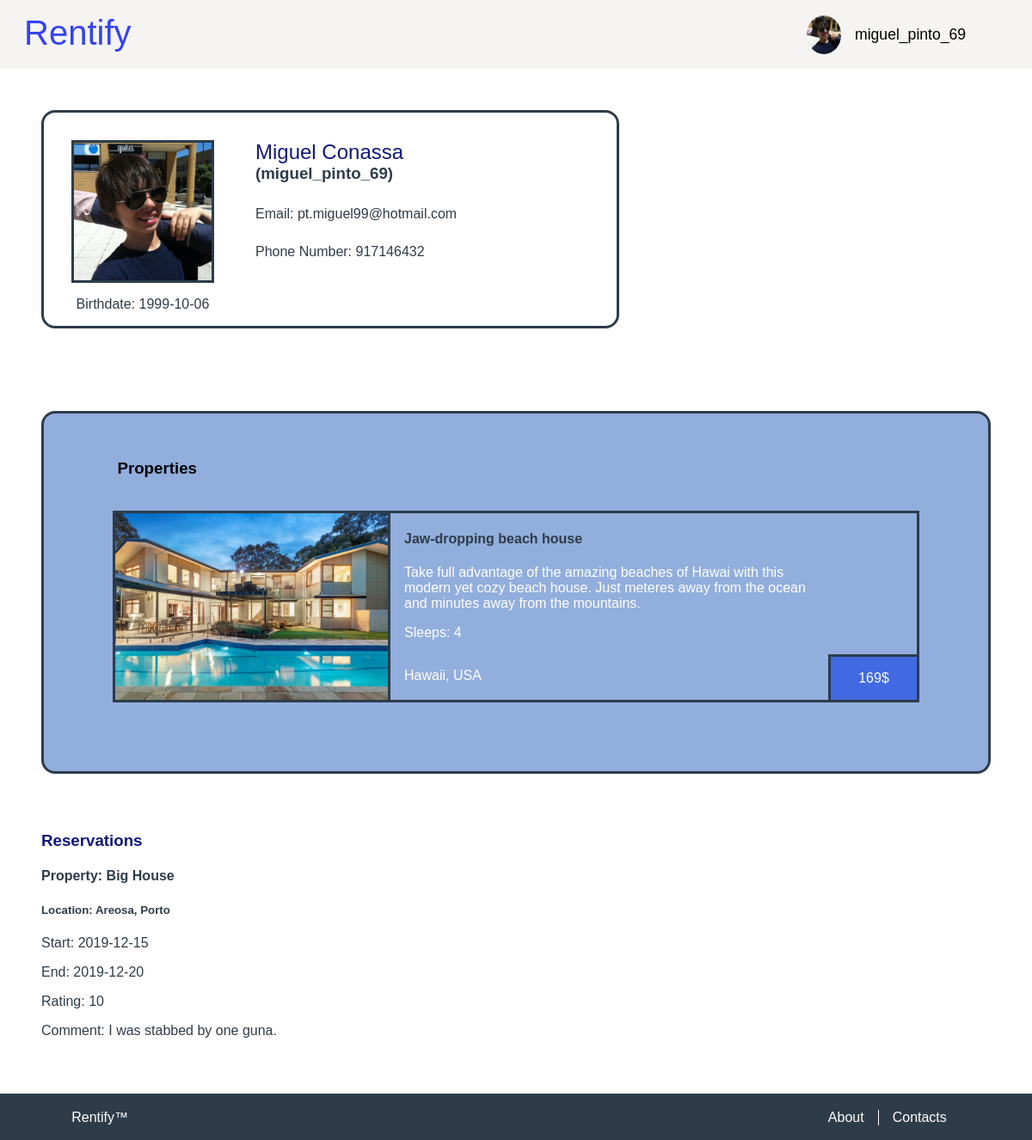
The page /pages/user.php (signed in) on the database its author committed.
### tables this page shows
CREATE TABLE User(
    username TEXT UNIQUE PRIMARY KEY,
    full_name TEXT NOT NULL,
    birthdate DATE NOT NULL,
    phone INTEGER NOT NULL,
    email TEXT NOT NULL,
    password_hash INTEGER NOT NULL,
    image_name TEXT NOT NULL 
);

CREATE TABLE Property(
    id INTEGER PRIMARY KEY AUTOINCREMENT,
    owner_username TEXT REFERENCES User(username) ON DELETE CASCADE ON UPDATE CASCADE,
    title TEXT NOT NULL,
    price_per_day REAL NOT NULL,
    location TEXT NOT NULL,
    description TEXT NOT NULL,
    sleeps INTEGER NOT NULL,

    CONSTRAINT minimum_sleeps CHECK (sleeps > 0)
);

CREATE TABLE PropertyImage(
    property_id INTEGER REFERENCES Property(id),
    image_name TEXT NOT NULL,
    PRIMARY KEY(property_id, image_name)
);

CREATE TABLE Reservation(
    id INTEGER PRIMARY KEY AUTOINCREMENT,
    id_property INTEGER REFERENCES Property(id) ON DELETE CASCADE ON UPDATE CASCADE,
    tourist_username TEXT REFERENCES User(username) ON DELETE CASCADE ON UPDATE CASCADE,
    sleeps INTEGER NOT NULL,
    date_start DATE NOT NULL,
    date_end DATE NOT NULL,
    rating REAL,
    comment TEXT,

    CONSTRAINT valid_dates CHECK (date_end > date_start)
);

### database/user.php (called while the page is built, shortened)
<?php
  include_once "../database/connection.php";
  function getUserInfo($username, $password){
    global $db;
    $stmt = $db->prepare('SELECT * FROM User WHERE username = ? AND password_hash = ?');
    $stmt->execute(array($username, $password));
    return $stmt->fetch();
  }
  function getUserPassword($username){
    global $db;
    $stmt = $db->prepare('
        SELECT password_hash as password
        FROM User
        WHERE username = ?
    ');
    $stmt->execute(array($username));
    return $stmt->fetch();
  }
  function getUserImagePath($username) {
    global $db;
    $stmt = $db->prepare('
        SELECT image_name
        FROM User
        WHERE username = ?
    ');
    $stmt->execute(array($username));
    return $stmt->fetch();
  }
?>

### database/property.php (called while the page is built, shortened)
<?php
    include_once "../database/connection.php";
    function getPropertyInfo($id){
        global $db;
        $stmt = $db->prepare('
            SELECT *
			FROM Property
            WHERE id = ?
        ');
		$stmt->execute(array($id));
        $propertyInfo = $stmt->fetch();
        return $propertyInfo;
    }
    function getPropertyImages($id){
        global $db;
        $stmt = $db->prepare('
            SELECT PropertyImage.image_name as image
            FROM Property
            JOIN PropertyImage
            ON Property.id = PropertyImage.property_id
            WHERE Property.id = ?
        ');
        $stmt->execute(array($id));
        $propertyImages = $stmt->fetchAll();
        return $propertyImages;
    }
    function getUserProperties($username){
        global $db;
        $stmt = $db->prepare('
            SELECT Property.id as id
            FROM Property
            WHERE owner_username = ?
        ');
        $stmt->execute(array($username));
        return $stmt->fetchAll();
    }
?>

### database/reservations.php (called while the page is built, shortened)
<?php
    include_once "../database/connection.php";
    function getUserReservations($username){
        global $db;
        $stmt = $db->prepare('SELECT * FROM Reservation WHERE tourist_username = ?');
        $stmt->execute(array($username));
        return $stmt->fetchAll();
    }
?>

### pages/user.php (the view, shortened to what this page needs)
<?php
    include_once "../includes/init.php";
    include_once "../database/property.php";
    include_once "../database/user.php";
    include_once "../database/reservations.php";
    include_once "../templates/tpl_common.php";
    include_once "../templates/tpl_scroll_top.php";
    $username = $_SESSION['username'];
    $password_hash = getUserPassword($username)['password'];
    $user_info = getUserInfo($username, $password_hash);
    $property_ids = getUserProperties($username);
    $reservations = getUserReservations($username);
    document_main_part();
?>
        <link href="../css/user_page.css" rel="stylesheet">
        <link href="../css/properties_list.css" rel="stylesheet">
        <link href="../css/profile.css" rel="stylesheet">
    </head>
    <body>
        <?php
            draw_header('change_profile.php', 'Change Profile');
        ?>
        <section id="user_info">
            <div id="fit_crop">
                <img src="../images/<?=$user_info['image_name']?>"/>
            </div>
            <div id="headers">
                <h2><?=$user_info['full_name']?></h2>
                <h3>(<?=$user_info['username']?>)</h3>
            </div>
            <p id="email">Email: <?=$user_info['email']?></p>
            <p id="phone">Phone Number: <?=$user_info['phone']?></p>
            <p id="birthdate">Birthdate: <?=$user_info['birthdate']?></p>
        </section>
        <section id="properties">
            <h3 id="properties_h">Properties</h3>
        <?php
        if(count($property_ids) == 0){
        ?>
            <p>You didn't register any property yet.</p>
        <?php
        }
        else{
            foreach ($property_ids as $id) {
                $property_info = getPropertyInfo($id['id']);
                $property_images = getPropertyImages($id['id']);
            ?>
            <a href="property_page.php?property=<?=$id['id']?>">
                <article id="property">
                    <div id="image">
                        <img src="../images/<?=$property_images[0]['image']?>"/>
                    </div>
                    <h4 id="property_name"><?=$property_info['title']?></h4>
                    <p id="description"><?=$property_info['description']?></p>
                    <div id="price_box">
                        <p id="price"><?=$property_info['price_per_day']?></p>
                    </div>
                    <p id="sleeps"><?=$property_info['sleeps']?></p>
                    <p id="location"><?=$property_info['location']?></p>
                </article>
            </a>
            <?php
            }
        }
        ?>
        </section>
        <section id="user_reservations">
            <h3>Reservations</h3>
        <?php
        if(count($reservations) == 0){
        ?>
            <p>You didn't make any reservation yet.</p>
        <?php
        }else{
            foreach ($reservations as $reservation) {
                $property_info = getPropertyInfo($reservation['id_property']);
            ?>
            <div id="user_reservation">
                <h4>Property: <?=$property_info['title']?></h4>
                <h5>Location: <?=$property_info['location']?></h5>
                <p>Start: <?=$reservation['date_start']?></p>
                <p>End: <?=$reservation['date_end']?></p>
                <p>Rating:
                <?php
                if($reservation['rating'] == NULL){
                ?>
                    <form id="rating" action="../actions/action_rate.php" method="post">
                        <input type="hidden" name="reservation" value="<?=$reservation['id']?>"/>
                        <input type="number" name="rating" value="5" min="0" max="10" required/>
                    </form>
                <?php
                }else{
                    print($reservation['rating']);
                }
                ?>
                </p>
                <p>Comment:
                <?php
                if($reservation['comment'] == NULL){
                ?>
                    <form id="comment" action="../actions/action_comment.php" method="post">
                        <input type="hidden" name="reservation" value="<?=$reservation['id']?>"/>
                        <input type="text" name="comment" placeholder="My comment" required/>
                    </form>
                <?php
                }else{
                    print($reservation['comment']);
                }
                ?>
                </p>
            </div>
            <?php
            }
        }
        ?>
        </section>
<?php
    draw_footer(true);
?>

### templates/tpl_common.php (shortened to what this page needs)
<?php
include_once "../includes/init.php";
include_once "../database/user.php";
function draw_user_image(){
    $image_name = getUserImagePath($_SESSION['username']);
    $image_path = "../images/".$image_name['image_name'];
    echo "<img src=".$image_path." alt=\"User's photo\" id=\"user_photo\">";
}
function draw_header($page, $name){
?>
    <header>
        <div id="fixed">
        <h1><a href="index.php"> Rentify </a></h1>
        <?php
        if(isset($_SESSION['username'])) {
        ?>
            <div class="dropdown">
                <?php draw_user_image(); ?>
                <button  class="dropdown_button" id="user_badge" > <?php echo $_SESSION['username'] ?> </button>
            </div>
        <?php
        }
        ?>
        </div>
    </header>
<?php
}
?>
<?php
function document_main_part(){
?>
<!DOCTYPE html>
<html lang="en">
    <head>
        <link href="../css/layout.css" rel="stylesheet">
        <link href="../css/style.css" rel="stylesheet">
<?php
}
function draw_footer($include_button){
?>
        <footer id="footer">
            <p><a href="../pages/index.php">Rentify™</a></p>
            <ul>
                <li><a href="../pages/about.php">About</a></li>
                <li><a href="../pages/contacts.php">Contacts</a></li>
            </ul>
        </footer>
    </body>
</html>
<?php
}
?>

### css/layout.css (style rules this page uses)
body { background-color: #F5F4F3; margin: 0; height: 100vh; display: grid; grid-template-rows: [header] auto [nav] auto [properties] 1fr [footer] auto [end]; }
body > header { height: 3.0em; }
body > header h1 { grid-column: 1; grid-row-start: 1; grid-row-end: 3; padding-left: 0.3em; padding-right: 0.3em; }
body > header #user_photo { width: 40px; border-radius: 50%; align-self: center; }
body > header #user_badge { font-size: 1.1em; color: black; }
.dropdown { display: grid; grid-column: 3; grid-row: 1; grid-template-columns: 1fr 1fr; grid-template-rows: 1.2fr 0.1fr; justify-items: start; margin-right: 3em; }
.dropdown .dropdown_button { width: 190px; cursor: pointer; font-size: 16px; border: none; outline: none; color: white; padding: 14px 16px; background-color: inherit; font-family: inherit; margin: 0; grid-row: 1; grid-column: 2; text-align: left; }

### css/style.css (style rules this page uses)
body > header { padding-bottom: 2em; z-index: 2; }
body > header #fixed { position: fixed; padding: 1em; background-color: #F5F4F3; height: inherit; width:100%; display: grid; grid-template-columns: 6fr auto 1fr; }
body > header h1 { margin: 0; }
body > header a { color: #3542f0; font-weight: lighter; text-decoration: none; outline: none; }
body { font-family: 'Trebuchet MS', Helvetica, sans-serif; color: black; font-weight: lighter; }
body h1, body h2 { font-family: 'Trebuchet MS', Helvetica, sans-serif; color: black; font-weight: lighter; }
header h1 { font-size: 2.5em; }
#footer { font-family: "Helvetica"; }
html { height: 100%; }
#footer { display: grid; grid-template-columns: auto 0.1fr; background-color: #2e3c49; padding: 0.2em; text-align: center; margin: 0; height: 3em; align-self: end; }
#footer p { grid-column: 1; text-align: left; margin-left: 5em; }
#footer ul { display: flex; grid-column: 2; flex-direction: row; padding-left: 0%; text-align: right; margin-right: 5em; }
#footer li { display: block; flex: 1; list-style-type: none; padding-right: 1em; padding-left: 1em; }
#footer li:first-of-type { border-right: 1px solid white; }
#footer a { color: white; text-decoration: none; }

### css/user_page.css (style rules this page uses)
body { background: url("../images/user_lake.jpg") no-repeat center center fixed; background-size: cover; }
#user_info h2 { color: #12197a; }
#user_reservations { padding: 0em 3em 3em 3em; color: #2e3c49 }
#user_reservations h3 { color: #12197a; }

### css/properties_list.css (style rules this page uses)
#properties { background-color: #92aedd; padding: 1em 3em 3em 3em; margin: 3em; border: solid #2e3c49; border-radius: 1em; }
#properties #properties_h { color: black; margin: 2em; }
#properties #property { display: grid; border: solid #2e3c49; grid-template-columns: 320px auto 103px; grid-template-rows: auto 1fr; margin: 2em; }
#properties a { text-decoration: none; }
#properties #property #image { background: #92aedd; border-right: solid #2e3c49; grid-column: 1; grid-row-start: 1; grid-row-end: 6; display:flex; align-items: center; min-height: 200px; overflow: hidden; }
#properties #property #image img { margin: auto; width:100%; height:100%; object-fit:cover; align-self: center; }
#properties #property #property_name { grid-column: 2; grid-row: 1; padding-left: 1em; color: #2e3c49; }
#properties #property #description { grid-column-start: 2; grid-column-end: 3; grid-row: 2; padding-left: 1em; color: white; margin: 0%; }
#properties #property #sleeps::before { content: 'Sleeps: ' }
#properties #property #sleeps { grid-column: 2; grid-row: 3; padding-left: 1em; color: white; }
#properties #property #price_box { grid-column: 3; grid-row: 4; align-self: end; height: 50px; width: 100px; border: solid #2e3c49; border-width: 0.2em 0em 0em 0.2em; background: royalblue; }
#properties #property #price { text-align: center; color: white; }
#properties #property #price::after { content: '$'; }
#properties #property #location { grid-column: 2; grid-row: 4; padding-left: 1em; color: white; }

### rows shown on the page
user: image_name (picture), full_name "Miguel Conassa", username "miguel_pinto_69", email "pt.miguel99@hotmail.com", phone "917146432", birthdate "1999-10-06"
property: propertyimage.image_name (picture), title "Jaw-dropping beach house", description "Take full advantage of the amazing beaches of Hawai with this modern yet cozy beach house. Just meteres away from the ocean and minutes away from the mountains.", price_per_day "169", sleeps "4", location "Hawaii, USA"
reservation: id_property.title "Big House", id_property.location "Areosa, Porto", date_start "2019-12-15", date_end "2019-12-20", rating "10", comment "I was stabbed by one guna."

### other values the page prints
$_SESSION['username'] "miguel_pinto_69"
